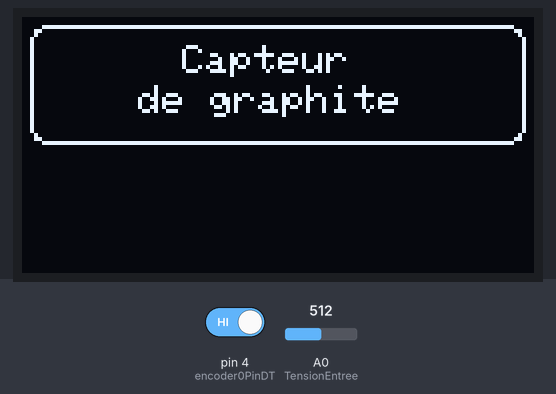
A sketch run on a simulated Arduino Uno, built with avr-gcc and run on an emulated ATmega328P. Shown: 128×64 one-colour display. The inputs (shaded band) are chosen by the test bench; at power-on: pin 4 (encoder0PinDT) HIGH, A0 (TensionEntree) = 512. The display library's start-up logo is not drawn.

Above: at 2.1 s.
At 7.3 s:
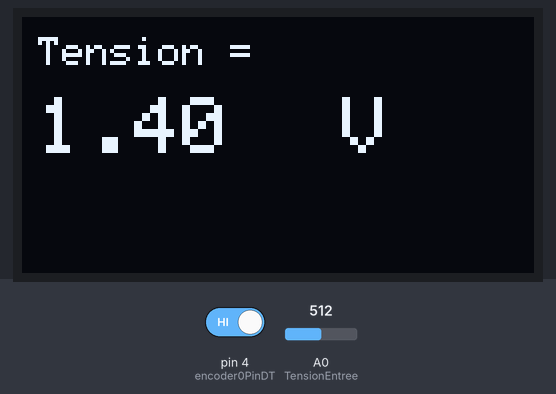
7.4 s: pin 4 (encoder0PinDT) driven LOW
At 8.8 s:
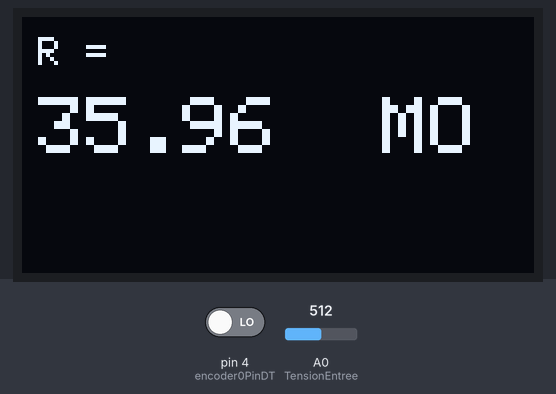
9.4 s: A0 (TensionEntree) set to 716
At 13.2 s:
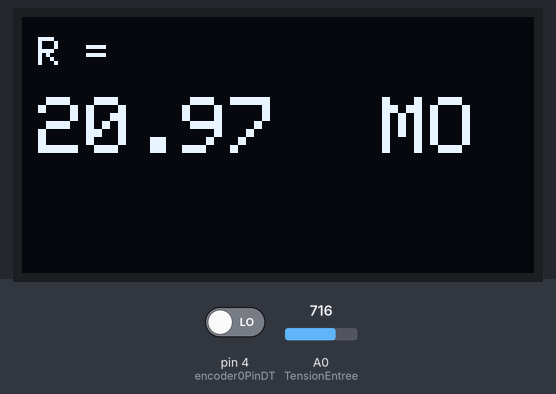
Timing chart, 0 to 14.7 s (numbered marks = the images above; inputs shaded):
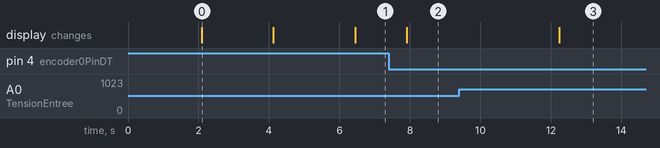

Measured:
- after the input at 7.4 s, the display: changes after 0.51 s (image 2)
- after the input at 9.4 s, the display: changes after 2.8 s (image 3)
- what the display in image 0 shows lasts 2.0 s, from 2.1 s to 4.1 s

The sketch:

Capteur_de_graphite.ino
```cpp
//____________________Library____________________//
#include <stdio.h>
#include <SoftwareSerial.h>
#include <SPI.h>
#include <Wire.h>
#include <Adafruit_GFX.h>
#include <Adafruit_SSD1306.h>

//__________PORTS AND VARIABLES' DEFINITION_______//

/*OLED*/
#define SCREEN_WIDTH 128 // OLED display width, in pixels
#define SCREEN_HEIGHT 64 // OLED display height, in pixels
#define OLED_RESET -1 //Reset pin shared with the arduino reset button
Adafruit_SSD1306 display(SCREEN_WIDTH, SCREEN_HEIGHT, &Wire, OLED_RESET);

/*Bluetooth*/
#define rxPin 10
#define txPin 11
SoftwareSerial HC05(rxPin ,txPin); //Software serial definition
#define baudrate 9600

/*Roto Encoder*/
#define encoder0PinCLK  3 //Clock Output of the Roto Encoder
#define encoder0PinDT  4  //Data Output of the Roto Encoder
#define Switch 2 //Switch connection of the Roto Encoder

int encoderPos=0; //Position of the Roto Encodeur
long unsigned tempsA ; //Clock setup
int rotoTimer = millis(); //Clock loop


/*Measure*/
#define TensionEntree A0 //Pin used to measure the Sensor
float VADC = 0.0; //Tension (0 = 0V; 1024 = 5V)
byte tensionHC05; //Tension send to the APK
double R0 = 0.0; //Resistor R0
float offset=1.10;
float mesure = 0.0; //Tension calibrated

//____________________SETUP____________________//
void setup() {

  /*Bluetooth Configuration*/
  pinMode(rxPin,INPUT);
  pinMode(txPin,OUTPUT);
  HC05.begin(baudrate);

  /*Roto Encoder Confuguration */
  pinMode(encoder0PinCLK, INPUT);
  digitalWrite(encoder0PinCLK, HIGH);
  pinMode(encoder0PinDT, INPUT);
  digitalWrite(encoder0PinDT, HIGH);
  tempsA = millis();

  /*OLED Confuguration*/
  /*if(!display.begin(SSD1306_SWITCHCAPVCC, 0x3C)) { // Address 0x3C for 128x32 sreen
    Serial.println(F("SSD1306 allocation failed"));
    for(;;);
  }*/

  display.begin(SSD1306_SWITCHCAPVCC, 0x3C); // Address 0x3C for 128x32 sreen
  display.display();
  delay(2000);
  display.clearDisplay();

  /*Introduction to our sensor on the OLED screen*/
  display.setTextSize(1);
  display.setTextColor(WHITE);
  display.setCursor(40,7);
  display.println(F("Capteur"));
  display.setCursor(29,17);
  display.println(F("de graphite"));
  display.drawRoundRect(2, 2, 124,30, 4, WHITE);
  display.display();
  delay(2000);
  display.clearDisplay();

  /*Introduction to our sensor operation on the OLED screen*/
  display.setTextSize(2);
  display.setTextColor(WHITE);
  display.setCursor(30,7);
  display.println(F("Choix"));
  display.setTextSize(1);
  display.setCursor(37,35);
  display.println(F("Tension"));
  display.setCursor(15,48);
  display.println(F("<- Resistance ->"));
  display.display();
  delay(2000);
  display.clearDisplay();
}

//____________________MAIN LOOP____________________//
void loop(){

  rotoTimer = millis();

  /*Measure of the tension on the pin A0 and calculation of the average value of the last five values*/
  VADC = analogRead(TensionEntree)*5.0/1024.0;

  /*Calculation of the Tension calibrated*/
  mesure = VADC - offset;

  /*Calculation of the value of the resistance*/
  if(mesure > 0){
    R0 = (float)((1.0+100000.0/1000.0)*100000.0*(5.0/mesure)-100000.0-10000.0)/1000000.0 ;
  }else{
    R0 = -1;
  }

  /*Calculation of the value of the pin A0 for the Bluetooth*/
  tensionHC05= map (analogRead(TensionEntree),0,1024,0,255)-offset;
  /*Sending and Reading of the value of the pin A0 on the APK*/
  HC05.write(tensionHC05);
  while (HC05.available()){
    HC05.read();
  }
  display.clearDisplay();
  /*Reading of the R0 value when we turn the Roto Encoder*/
  if (digitalRead(encoder0PinDT) == LOW || encoderPos==1){
    ConfigText("R =",0,4,5,1);
    ConfigText("NaN",R0,4,20,2);
    ConfigText("MO",0,90,20,2);
    display.display();
    delay(4000);
    display.clearDisplay();
    encoderPos=1;
  }

  /*Reading of the Tension (pin A0) value when the Roto Encodeur is motionless*/
  if (digitalRead(encoder0PinDT) == HIGH || encoderPos==2) {
    ConfigText("Tension =",0,4,5,1);
    ConfigText("NaN",mesure,4,20,2);
    ConfigText("V",0,80,20,2);
    display.display();
    delay(400);
    display.clearDisplay();
    encoderPos=2;
  }
}

/*Fonction that configure a text on the OLED screen*/
void ConfigText(String text, double val, int x, int y,int size){
  display.setTextSize(size);
  display.setTextColor(WHITE);
  display.setCursor(x,y);
  if (text=="NaN"){
    display.println(val);}
  else{
    display.println(text);
  }
   delay(100);
}
```
